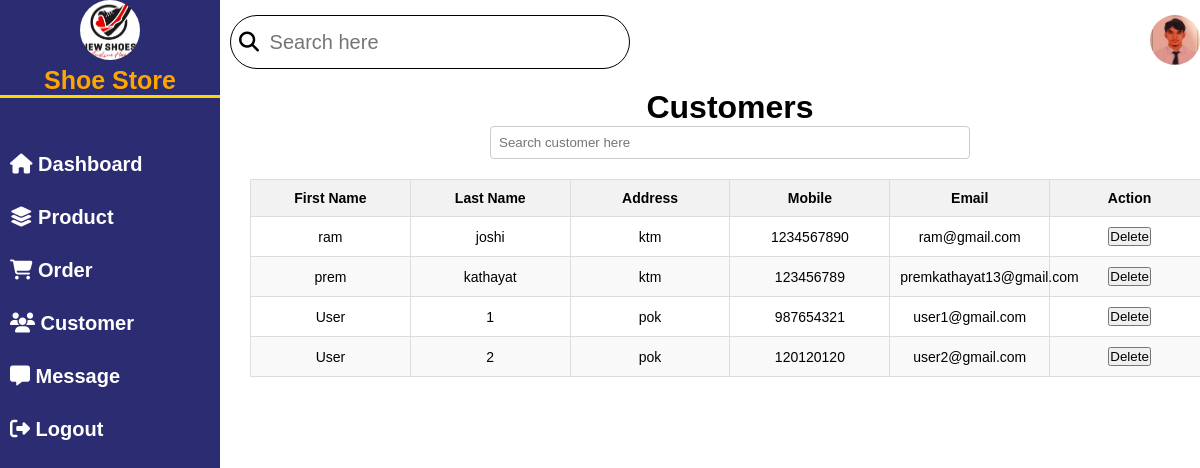
/Admin/customer.php, run on the app's committed database.
### tables this page shows
CREATE TABLE `customer` (
  `u_id` int(11) NOT NULL,
  `firstname` varchar(20) NOT NULL,
  `lastname` varchar(20) NOT NULL,
  `email` varchar(50) NOT NULL,
  `password` varchar(20) NOT NULL,
  `address` varchar(20) NOT NULL,
  `mobile` int(10) NOT NULL
);

### Admin/customer.php (the view, shortened to what this page needs)
<?php
require 'header.php';
require '../config.php';
?>
<!DOCTYPE html>
<html lang="en">
<head>
    <link rel="stylesheet" type="text/css" href="css/customer.css">
</head>
<body>
    <div class="customer">
        <center>
            <h1>Customers</h1>
        </center>
        <div class="customer-search">
            <input type="text" placeholder="Search customer here">
        </div>
        <div class="customer-table">
            <table>
                <thead>
                    <tr>
                        <th>First Name</th>
                        <th>Last Name</th>
                        <th>Address</th>
                        <th>Mobile</th>
                        <th>Email</th>
                        <th>Action</th>
                    </tr>
                </thead>
                <tbody>
                    <?php
                    $query = mysqli_query($conn, "SELECT * FROM `customer`") or die(mysqli_error($conn));
                    while ($fetch = mysqli_fetch_array($query)) {
                    ?>
                        <tr>
                            <td><?php echo $fetch['firstname']; ?></td>
                            <td><?php echo $fetch['lastname']; ?></td>
                            <td><?php echo $fetch['address']; ?></td>
                            <td><?php echo $fetch['mobile']; ?></td>
                            <td><?php echo $fetch['email']; ?></td>
                            <td>
                                <form method="get">
                                    <button type="submit" class="delete-btn">Delete</button>
                                </form>
                            </td>
                        </tr>
                    <?php
                    }
                    ?>
                </tbody>
            </table>
        </div>
    </div>
</body>
</html>

### Admin/css/admin.css (style rules this page uses)
* { margin: 0; padding: 0; font-family: "Ubuntu", sans-serif; box-sizing: border-box; }
.customer { width: 80%; margin: 20px auto; }
.customer h1 { text-align: center; }
.customer-search { margin-bottom: 20px; text-align: center; }
.customer-search input[type="text"] { width: 50%; padding: 8px; border: 1px solid #ccc; border-radius: 4px; box-sizing: border-box; }

### Admin/css/customer.css (style rules this page uses)
.customer { margin: 20px auto; width: 80%; margin-left: 250px; }
.customer h1 { text-align: center; }
.customer-search { margin-bottom: 20px; text-align: center; }
.customer-search input[type="text"] { width: 50%; padding: 8px; border: 1px solid #ccc; border-radius: 4px; }
.customer-table { text-align: center; }
.customer-table table { width: 100%; border-collapse: collapse; table-layout: fixed; }
.customer-table th, .customer-table td { padding: 10px; border: 1px solid #ddd; width: 16.66%; }
.customer-table th { background-color: #f2f2f2; font-weight: bold; }
.customer-table tr:nth-child(even) { background-color: #f9f9f9; }
.customer-table td:last-child { text-align: center; }
.customer-table th, .customer-table td { font-size: 14px; }

### data on the page
customer: firstname "ram", lastname "joshi", address "ktm", mobile "1234567890", email "ram@gmail.com"
customer: firstname "prem", lastname "kathayat", address "ktm", mobile "123456789", email "premkathayat13@gmail.com"
customer: firstname "User", lastname "1", address "pok", mobile "987654321", email "user1@gmail.com"
customer: firstname "User", lastname "2", address "pok", mobile "120120120", email "user2@gmail.com"
